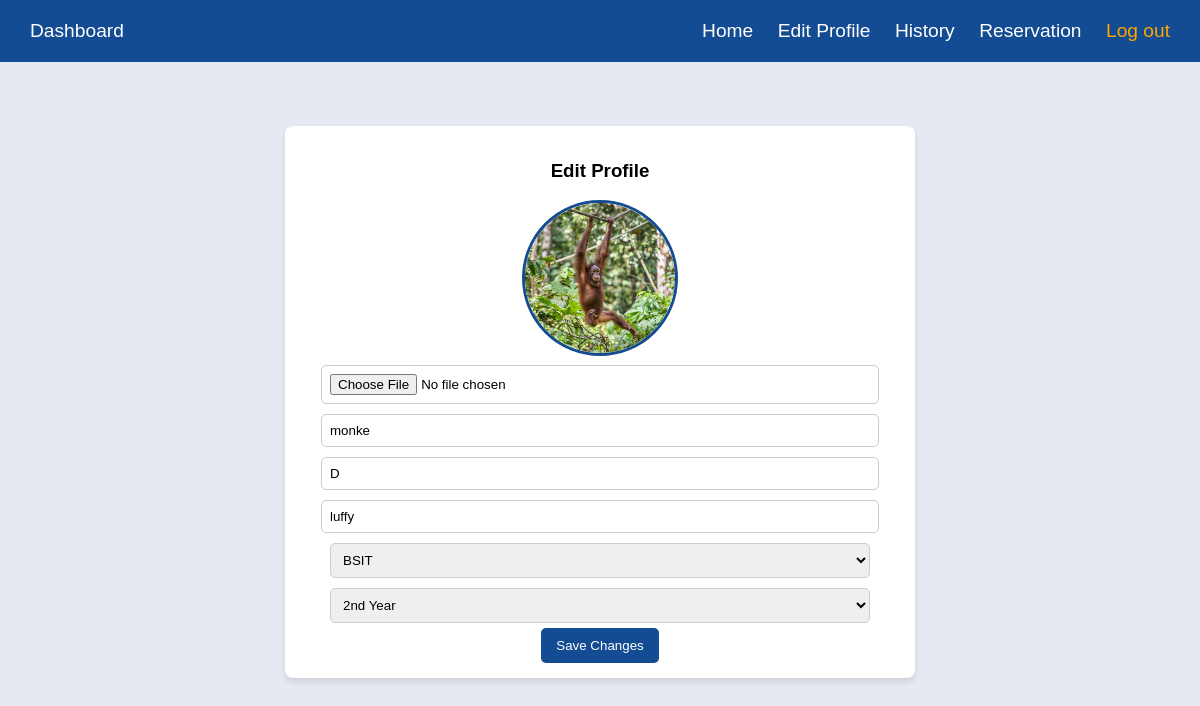
The app's page /profile.php (signed in) with its own data.
### tables this page shows
CREATE TABLE `users` (
  `ID` int(11) NOT NULL,
  `Lastname` varchar(255) NOT NULL,
  `Firstname` varchar(255) NOT NULL,
  `Midname` varchar(255) NOT NULL,
  `course` varchar(50) NOT NULL,
  `year_level` int(11) NOT NULL,
  `username` varchar(255) NOT NULL,
  `password` varchar(255) NOT NULL,
  `PROFILE_IMG` varchar(255) DEFAULT 'images/default.jpg',
  `role` varchar(20) DEFAULT 'user',
  `sessions_remaining` int(11) DEFAULT 30
);

### profile.php (the view, shortened to what this page needs)
<?php
include("connect.php");
$username = $_SESSION["username"];
$query = "SELECT Firstname, Midname, Lastname, course, year_level, PROFILE_IMG FROM users WHERE username = ?";
$stmt = mysqli_prepare($conn, $query);
mysqli_stmt_bind_param($stmt, "s", $username);
mysqli_stmt_execute($stmt);
$result = mysqli_stmt_get_result($stmt);
if ($row = mysqli_fetch_assoc($result)) {
    $firstname = $row["Firstname"];
    $midname = $row["Midname"];
    $lastname = $row["Lastname"];
    $course = $row["course"];
    $year = $row["year_level"];
    $profile_img = !empty($row["PROFILE_IMG"]) ? $row["PROFILE_IMG"] : "images/default.jpg";
} else {
    echo "User not found!";
    exit();
}
?>
<!DOCTYPE html>
<html lang="en">
<head>
</head>
<body>
    <div class="navbar">
        <a>Dashboard</a>
        <div>
            <a href="dashboard.php">Home</a>
            <a href="profile.php">Edit Profile</a>
            <a href="history.php">History</a>
            <a href="Reservation.php">Reservation</a>
            <a href="login.php" style="color: orange;">Log out</a>
        </div>
    </div>
    <div class="container">
        <div class="card">
            <h3>Edit Profile</h3>
            <form action="profile.php" method="POST" enctype="multipart/form-data">
                <img src="<?php echo htmlspecialchars($profile_img); ?>" alt="Profile Picture" class="profile-img"><br>
                <input type="file" name="profile_img" accept="image/*"><br>
                <input type="text" name="firstname" value="<?php echo htmlspecialchars($firstname); ?>" required>
                <input type="text" name="midname" value="<?php echo htmlspecialchars($midname); ?>">
                <input type="text" name="lastname" value="<?php echo htmlspecialchars($lastname); ?>" required>
                <select name="course">
                    <option value="BSIT" <?php if ($course == "BSIT") echo "selected"; ?>>BSIT</option>
                </select>
                <select name="year">
                    <option value="2" <?php if ($year == "2") echo "selected"; ?>>2nd Year</option>
                </select>
                <button type="submit">Save Changes</button>
            </form>
        </div>
    </div>
</body>
</html>

### profile.php (style rules this page uses)
body { font-family: Arial, sans-serif; margin: 0; padding: 0; background-color: rgb(230, 233, 241); }
.navbar { background-color: #144c94; padding: 20px; display: flex; justify-content: space-between; align-items: center; }
.navbar a { color: white; text-decoration: none; margin: 0 10px; font-size: larger; }
.container { display: flex; justify-content: center; align-items: center; height: 80vh; flex-direction: column; padding: 20px; }
.card { background-color: white; padding: 15px; border-radius: 8px; box-shadow: 0px 4px 6px rgba(0, 0, 0, 0.1); width: 80%; max-width: 600px; text-align: center; }
.profile-img { width: 150px; height: 150px; border-radius: 50%; object-fit: cover; border: 3px solid #144c94; }
input, select { width: 90%; padding: 8px; margin: 5px 0; border-radius: 5px; border: 1px solid #ccc; }
button { background-color: #144c94; color: white; border: none; padding: 10px 15px; cursor: pointer; border-radius: 5px; }

### records on screen
users: PROFILE_IMG (picture), firstname "monke", midname "D", lastname "luffy", course "BSIT", year "2nd Year"
